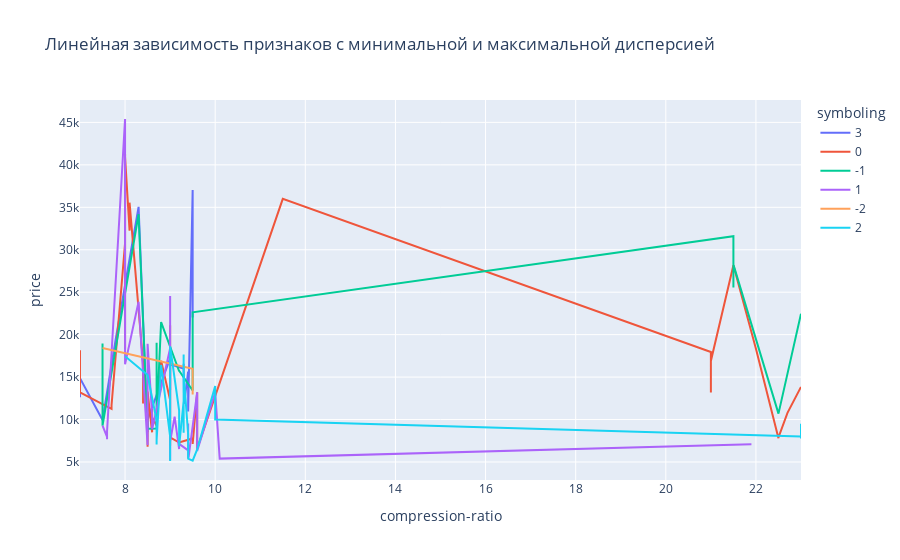

The code cell stored with this chart in its notebook:
### Markdown cell above
### task 4
___

### Code cell
features = data.drop(columns=["symboling"])

variances = features.var()

min_var_feature = variances.idxmin()
max_var_feature = variances.idxmax()

data_sorted = data.sort_values(by=min_var_feature)

fig = px.line(
    data_sorted,
    x=min_var_feature,
    y=max_var_feature,
    color="symboling",
    title="Линейная зависимость признаков с минимальной и максимальной дисперсией"
)

fig.show()

### Figure 1 — Plotly figure (JSON) as saved in the notebook; plotly's stock layout.template omitted (floating-point values rounded to 4 significant figures)
{"data": [{"hovertemplate": "symboling=3<br>compression-ratio=%{x}<br>price=%{y}<extra></extra>", "legendgroup": "3", "line": {"color": "#636efa", "dash": "solid"}, "marker": {"symbol": "circle"}, "mode": "lines", "name": "3", "orientation": "v", "showlegend": true, "type": "scatter", "x": [7.0, 7.0, 7.0, 7.0, 7.0, 7.5, 7.8, 8.3, 8.5, 8.5, 8.5, 9.0, 9.0, 9.0, 9.0, 9.3, 9.3, 9.3, 9.31, 9.4, 9.4, 9.4, 9.4, 9.5, 9.5, 9.5, 9.5], "xaxis": "x", "y": [14490.0, 12960.0, 12630.0, 12760.0, 14870.0, 9959.0, 19700.0, 35060.0, 8499.0, 11600.0, 9980.0, 17200.0, 18150.0, 13500.0, 16500.0, 16000.0, 16560.0, 15040.0, 11850.0, 15640.0, 13640.0, 11840.0, 10940.0, 37030.0, 34030.0, 32530.0, 22020.0], "yaxis": "y"}, {"hovertemplate": "symboling=0<br>compression-ratio=%{x}<br>price=%{y}<extra></extra>", "legendgroup": "0", "line": {"color": "#EF553B", "dash": "solid"}, "marker": {"symbol": "circle"}, "mode": "lines", "name": "0", "orientation": "v", "showlegend": true, "type": "scatter", "x": [7.0, 7.0, 7.7, 7.7, 8.0, 8.0, 8.0, 8.0, 8.0, 8.1, 8.1, 8.4, 8.4, 8.4, 8.4, 8.4, 8.5, 8.5, 8.5, 8.5, 8.6, 8.6, 8.6, 8.7, 8.8, 9.0, 9.0, 9.0, 9.0, 9.0, 9.0, 9.0, 9.0, 9.0, 9.0, 9.0, 9.0, 9.0, 9.0, 9.0, 9.0, 9.0, 9.0, 9.0, 9.0, 9.0, 9.0, 9.0, 9.0, 9.2, 9.2, 9.5, 9.5, 9.6, 9.6, 11.5, 21.0, 21.0, 21.0, 21.0, 21.0, 21.5, 22.0, 22.5, 22.5, 22.7, 23.0], "xaxis": "x", "y": [18150.0, 13210.0, 11260.0, 11690.0, 30760.0, 41320.0, 36880.0, 18280.0, 40960.0, 32250.0, 35550.0, 16700.0, 15580.0, 12440.0, 11900.0, 16630.0, 9549.0, 6785.0, 8949.0, 13300.0, 8495.0, 11240.0, 10240.0, 9295.0, 16920.0, 12290.0, 13500.0, 13500.0, 9258.0, 8013.0, 6918.0, 7898.0, 10200.0, 7463.0, 8778.0, 9233.0, 9960.0, 6938.0, 7198.0, 7738.0, 8358.0, 14400.0, 20970.0, 21100.0, 12940.0, 10300.0, 8845.0, 9095.0, 7895.0, 7295.0, 7295.0, 7775.0, 7126.0, 13210.0, 6575.0, 36000.0, 17950.0, 17080.0, 13860.0, 13200.0, 16900.0, 28180.0, 18340.0, 7788.0, 7898.0, 10800.0, 13840.0], "yaxis": "y"}, {"hovertemplate": "symboling=-1<br>compression-ratio=%{x}<br>price=%{y}<extra></extra>", "legendgroup": "-1", "line": {"color": "#00cc96", "dash": "solid"}, "marker": {"symbol": "circle"}, "mode": "lines", "name": "-1", "orientation": "v", "showlegend": true, "type": "scatter", "x": [7.5, 7.5, 8.3, 8.5, 8.5, 8.7, 8.7, 8.7, 8.7, 8.7, 8.8, 9.2, 9.2, 9.5, 9.5, 9.5, 9.5, 21.5, 21.5, 21.5, 22.5, 23.0], "xaxis": "x", "y": [18950.0, 9279.0, 34180.0, 8921.0, 8921.0, 8948.0, 11250.0, 10900.0, 19040.0, 9988.0, 21480.0, 15690.0, 15750.0, 13420.0, 16520.0, 16840.0, 22620.0, 31600.0, 25550.0, 28250.0, 10700.0, 22470.0], "yaxis": "y"}, {"hovertemplate": "symboling=1<br>compression-ratio=%{x}<br>price=%{y}<extra></extra>", "legendgroup": "1", "line": {"color": "#ab63fa", "dash": "solid"}, "marker": {"symbol": "circle"}, "mode": "lines", "name": "1", "orientation": "v", "showlegend": true, "type": "scatter", "x": [7.5, 7.6, 7.6, 7.6, 7.6, 8.0, 8.0, 8.3, 8.5, 8.5, 8.5, 8.5, 8.6, 8.6, 9.0, 9.0, 9.0, 9.0, 9.0, 9.0, 9.0, 9.0, 9.0, 9.0, 9.0, 9.0, 9.0, 9.1, 9.2, 9.2, 9.4, 9.4, 9.4, 9.4, 9.4, 9.4, 9.4, 9.4, 9.4, 9.4, 9.4, 9.4, 9.4, 9.4, 9.4, 9.4, 9.4, 9.4, 9.41, 9.6, 9.6, 10.0, 10.1, 21.9], "xaxis": "x", "y": [9279.0, 7957.0, 7689.0, 7957.0, 8558.0, 45400.0, 16500.0, 23880.0, 6989.0, 8189.0, 17710.0, 18920.0, 10600.0, 8845.0, 18400.0, 5348.0, 8058.0, 6488.0, 6338.0, 8238.0, 6695.0, 16500.0, 24560.0, 6795.0, 6095.0, 5195.0, 7395.0, 10340.0, 6529.0, 7129.0, 6377.0, 6229.0, 6692.0, 7609.0, 9538.0, 9298.0, 7999.0, 7349.0, 5572.0, 6229.0, 6692.0, 7609.0, 5499.0, 6649.0, 6849.0, 7299.0, 7799.0, 7499.0, 5572.0, 13210.0, 6295.0, 13210.0, 5399.0, 7099.0], "yaxis": "y"}, {"hovertemplate": "symboling=-2<br>compression-ratio=%{x}<br>price=%{y}<extra></extra>", "legendgroup": "-2", "line": {"color": "#FFA15A", "dash": "solid"}, "marker": {"symbol": "circle"}, "mode": "lines", "name": "-2", "orientation": "v", "showlegend": true, "type": "scatter", "x": [7.5, 9.5, 9.5], "xaxis": "x", "y": [18420.0, 15980.0, 12940.0], "yaxis": "y"}, {"hovertemplate": "symboling=2<br>compression-ratio=%{x}<br>price=%{y}<extra></extra>", "legendgroup": "2", "line": {"color": "#19d3f3", "dash": "solid"}, "marker": {"symbol": "circle"}, "mode": "lines", "name": "2", "orientation": "v", "showlegend": true, "type": "scatter", "x": [8.0, 8.5, 8.7, 8.7, 8.7, 8.8, 9.0, 9.0, 9.0, 9.0, 9.0, 9.2, 9.2, 9.3, 9.3, 9.3, 9.3, 9.3, 9.3, 9.3, 9.3, 9.4, 9.4, 9.4, 9.4, 9.5, 9.6, 10.0, 10.0, 23.0, 23.0, 23.0], "xaxis": "x", "y": [17450.0, 15250.0, 9895.0, 7053.0, 7603.0, 16430.0, 8495.0, 8195.0, 7975.0, 5118.0, 18620.0, 11050.0, 6855.0, 12170.0, 11550.0, 11200.0, 17670.0, 8449.0, 9639.0, 9989.0, 15510.0, 8249.0, 6669.0, 6189.0, 5389.0, 5151.0, 6479.0, 13950.0, 9995.0, 7995.0, 7775.0, 9495.0], "yaxis": "y"}], "layout": {"legend": {"title": {"text": "symboling"}, "tracegroupgap": 0}, "title": {"text": "Линейная зависимость признаков с минимальной и максимальной дисперсией"}, "xaxis": {"anchor": "y", "domain": [0, 1], "title": {"text": "compression-ratio"}}, "yaxis": {"anchor": "x", "domain": [0, 1], "title": {"text": "price"}}}}
